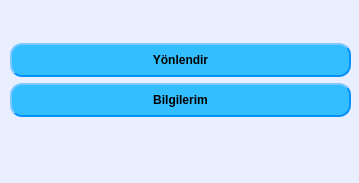
<?xml version="1.0" encoding="UTF-8"?>
<ui version="4.0">
 <class>WindowHMenu</class>
 <widget class="QMainWindow" name="WindowHMenu">
  <property name="geometry">
   <rect>
    <x>0</x>
    <y>0</y>
    <width>359</width>
    <height>183</height>
   </rect>
  </property>
  <property name="windowTitle">
   <string>MainWindow</string>
  </property>
  <property name="styleSheet">
   <string notr="true">  background-color: rgb(233, 239, 255);
</string>
  </property>
  <widget class="QWidget" name="centralwidget">
   <widget class="QWidget" name="verticalLayoutWidget_3">
    <property name="geometry">
     <rect>
      <x>10</x>
      <y>0</y>
      <width>341</width>
      <height>161</height>
     </rect>
    </property>
    <layout class="QVBoxLayout" name="verticalLayout_5">
     <item>
      <layout class="QVBoxLayout" name="verticalLayout_7">
       <item>
        <widget class="QPushButton" name="btHYonlendir">
         <property name="styleSheet">
          <string notr="true">    background-color: rgb(51, 191, 255);
    border-style: outset;
    border-width: 2px;
    border-radius: 12px;
    border-color: rgb(0, 145, 255);
    font: bold 12px;
    min-width: 10em;
    padding: 8px;</string>
         </property>
         <property name="text">
          <string>Yönlendir</string>
         </property>
        </widget>
       </item>
       <item>
        <widget class="QPushButton" name="btHBilgilerim">
         <property name="styleSheet">
          <string notr="true">    background-color: rgb(51, 191, 255);
    border-style: outset;
    border-width: 2px;
    border-radius: 12px;
    border-color: rgb(0, 145, 255);
    font: bold 12px;
    min-width: 10em;
    padding: 8px;</string>
         </property>
         <property name="text">
          <string>Bilgilerim</string>
         </property>
        </widget>
       </item>
      </layout>
     </item>
    </layout>
   </widget>
  </widget>
  <widget class="QStatusBar" name="statusbar"/>
 </widget>
 <resources/>
 <connections/>
</ui>
